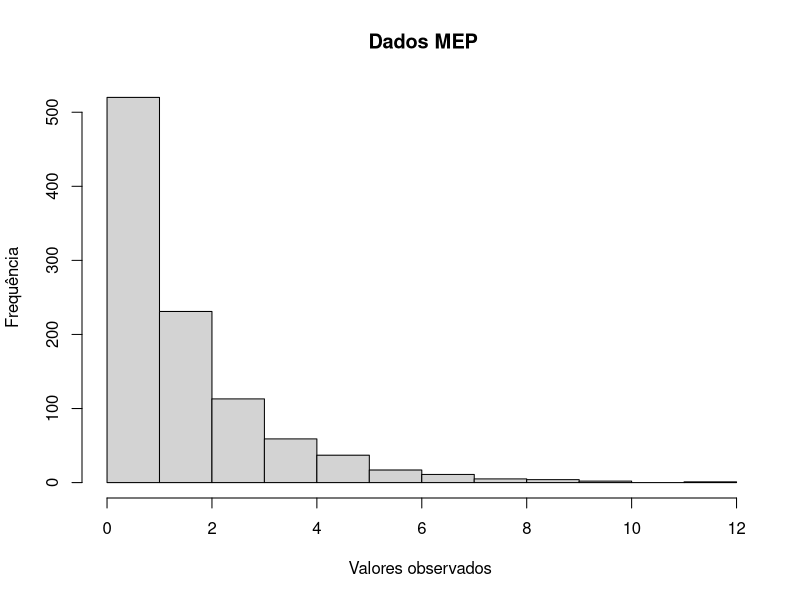

The R source for this figure:
################# Exponencial por Partes  ###################

rpexp <- function(n, p1,p2) {
  #gerar n valores aleatórios
  u <- runif(n)
  x <- ifelse(u <= 0.5, rexp(n, rate = p1), rexp(n, rate = p2))
  return(x)
}

dados_EP <- rpexp(1000, p1 = 1, p2 = 0.5)
dados_EP

hist(dados_EP, main = " Dados MEP", xlab = "Valores observados", ylab = " Frequência", xlim = c(0, max(dados_EP)))
